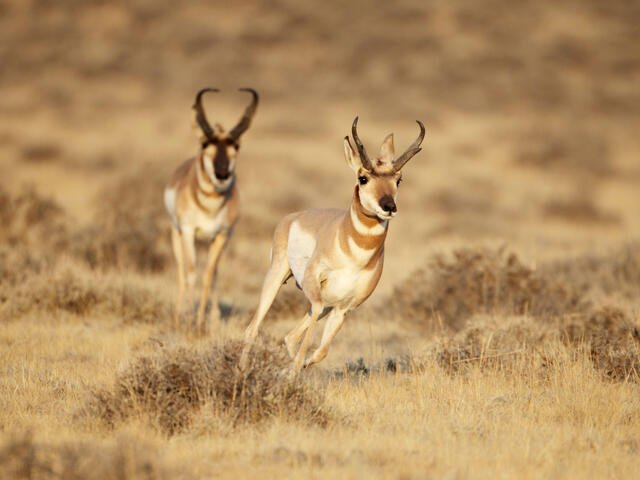
#> input picture Code_SVM_animals/animals/antelope/0b688923b0.jpg, 640 x 480 px; its folder holds 3 pictures in this run
$ python train_svm.py
#> lines starting #> are read from the running program, lines starting #| are printed output that depends on the picture
import os  # Thư viện này giúp tương tác với hệ điều hành, ví dụ như thao tác với tệp tin và thư mục
import cv2  # Thư viện OpenCV dùng để xử lý ảnh và video, giúp nhận diện và xử lý hình ảnh
import numpy as np  # Thư viện Numpy hỗ trợ tính toán số học với mảng và ma trận
from skimage.feature import hog  # HOG (Histogram of Oriented Gradients) là một phương pháp để trích xuất đặc trưng hình ảnh
from sklearn import svm  # Thư viện Scikit-learn cung cấp các công cụ học máy, ở đây sử dụng Support Vector Machine (SVM) để phân loại
from sklearn.model_selection import train_test_split  # Hàm này giúp chia dữ liệu thành tập huấn luyện và kiểm tra
from sklearn.metrics import accuracy_score, classification_report  # Các công cụ dùng để đánh giá mô hình học máy (độ chính xác và báo cáo phân loại)
import joblib  # Thư viện này dùng để lưu trữ mô hình học máy vào file (serialization) và tải lại (deserialization)
import time  # Thư viện hỗ trợ đo thời gian và các thao tác liên quan đến thời gian trong Python


# Hàm tiền xử lý ảnh (chuyển đổi kích thước)
def preprocess_image(image_path, size=(64, 128)):
    image = cv2.imread(image_path)
    if image is None:
        raise ValueError(f"Không thể mở ảnh: {image_path}")
    image = cv2.resize(image, size)  # Đổi kích thước ảnh về kích thước chuẩn
    return image

# Hàm trích xuất đặc trưng HOG từ ảnh
def extract_features_from_image(image_path):
    image = preprocess_image(image_path)
    gray = cv2.cvtColor(image, cv2.COLOR_BGR2GRAY)  # Chuyển ảnh sang ảnh xám
    fd, hog_image = hog(gray, orientations=9, pixels_per_cell=(8, 8), cells_per_block=(2, 2), visualize=True)
    return fd

# Hàm trích xuất đặc trưng từ tất cả ảnh trong thư mục
def extract_features_from_all_images(image_paths):
    features = []
    labels = []
    for image_path in image_paths:
        feature = extract_features_from_image(image_path)
        features.append(feature)
        label = image_path.split(os.path.sep)[-2]  # Giả sử tên thư mục là nhãn
        labels.append(label)
    return np.array(features), np.array(labels)

# Hàm huấn luyện mô hình SVM
def train_svm():
    # Danh sách đường dẫn đến các ảnh huấn luyện
    image_paths = []
    # Thêm đường dẫn tới các ảnh trong thư mục (cần chỉnh lại đường dẫn của bạn)
    for root, dirs, files in os.walk('animals'):
        for file in files:
            image_paths.append(os.path.join(root, file))
#> pass 2 of the loop in train_svm, `for root, dirs, files in os.walk('animals'):`:
#> pass 3 of the loop in train_svm, `for root, dirs, files in os.walk('animals'):`:

    features, labels = extract_features_from_all_images(image_paths)
#> in preprocess_image, image is the input picture: shape (480, 640, 3); mean B, G, R 97.6, 143.9, 179.5
#> in preprocess_image, `image = cv2.resize(image, size)`:
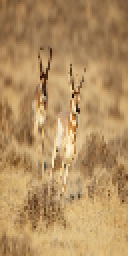
#> image: shape (128, 64, 3) (shown 2 times larger); mean B, G, R 97.5, 143.8, 179.4
#> in extract_features_from_image, `gray = cv2.cvtColor(image, cv2.COLOR_BGR2GRAY)`:
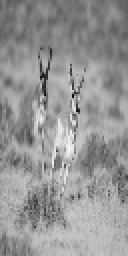
#> gray: shape (128, 64) (shown 2 times larger); min 11, max 245, mean 149.2
#> in extract_features_from_image, `fd, hog_image = hog(gray, orientations=9, pixels_per_cell=(8, 8), cell..`: fd = 3780 values, max 0.329 at index 809, min 0 at index 280, mean 0.148
#> in extract_features_from_all_images, `feature = extract_features_from_image(image_path)`: feature has the same summary as fd in extract_features_from_image
#> pass 2 of the loop in extract_features_from_all_images, `for image_path in image_paths:`:
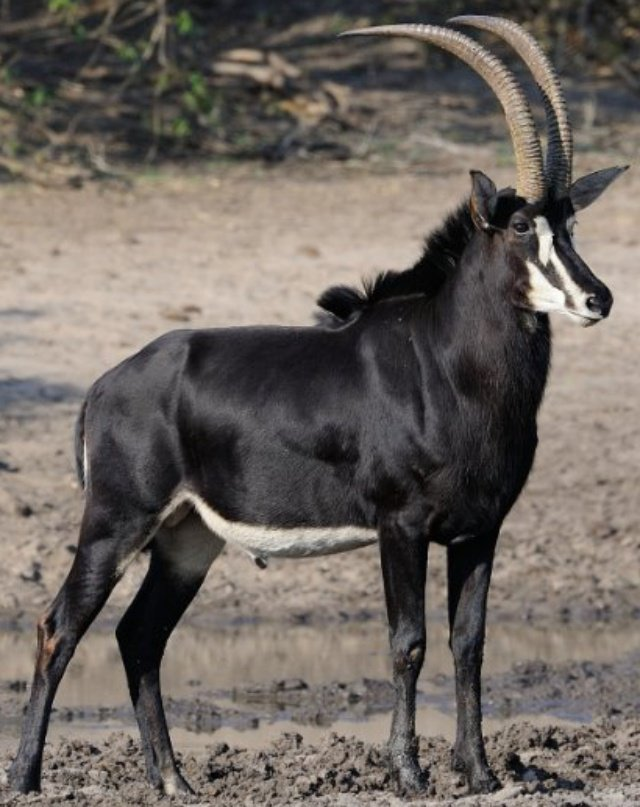
#> input picture Code_SVM_animals/animals/antelope/0fb2e9aa81.jpg, 640 x 807 px
#> in preprocess_image, image is the input picture: shape (807, 640, 3); mean B, G, R 95.9, 101.8, 109.1
#> in preprocess_image (call 2), `image = cv2.resize(image, size)`:
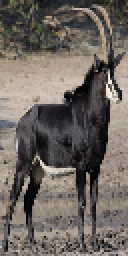
#> image: shape (128, 64, 3) (shown 2 times larger); mean B, G, R 96, 101.9, 109.2
#> in extract_features_from_image (call 2), `gray = cv2.cvtColor(image, cv2.COLOR_BGR2GRAY)`:
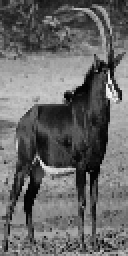
#> gray: shape (128, 64) (shown 2 times larger); min 1, max 250, mean 103.4
#> fd = 3780 values, max 0.4 at index 2232, min 0 at index 172, mean 0.141
#> feature has the same summary as fd in extract_features_from_image
#> pass 3 of the loop in extract_features_from_all_images, `for image_path in image_paths:`:
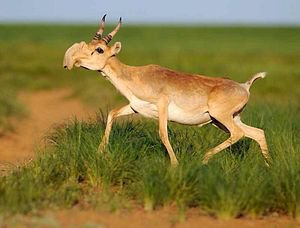
#> input picture Code_SVM_animals/animals/antelope/03d7fc0888.jpg, 300 x 228 px
#> in preprocess_image, image is the input picture: shape (228, 300, 3); mean B, G, R 63.7, 122, 134.9
#> in preprocess_image (call 3), `image = cv2.resize(image, size)`:
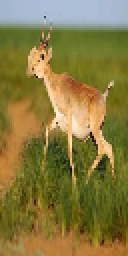
#> image: shape (128, 64, 3) (shown 2 times larger); mean B, G, R 63.7, 121.9, 134.9
#> in extract_features_from_image (call 3), `gray = cv2.cvtColor(image, cv2.COLOR_BGR2GRAY)`:
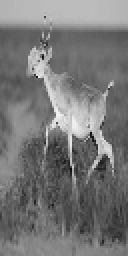
#> gray: shape (128, 64) (shown 2 times larger); min 9, max 242, mean 119.2
#> fd = 3780 values, max 0.703 at index 166, min 0 at index 3, mean 0.134
#> feature has the same summary as fd in extract_features_from_image
#> the loop made 4 passes; the first 3 are shown

    # Chia dữ liệu thành 80% huấn luyện và 20% kiểm tra
    X_train, X_test, y_train, y_test = train_test_split(features, labels, test_size=0.2, random_state=42)

    # Khởi tạo mô hình SVM
    model = svm.SVC(kernel='linear')

    # Bắt đầu tính thời gian huấn luyện
    start_time = time.time()

    # Huấn luyện mô hình SVM
    model.fit(X_train, y_train)

    # Thời gian huấn luyện
    training_time = time.time() - start_time
    print(f"Time taken for training: {training_time:.4f} seconds")

    # Dự đoán trên tập kiểm tra
    y_pred = model.predict(X_test)

    # In ra độ chính xác
    accuracy = accuracy_score(y_test, y_pred)
    print(f"Accuracy: {accuracy:.4f}")

    # In ra các chỉ số đánh giá tổng hợp (precision, recall, F1-score trung bình)
    report = classification_report(y_test, y_pred, output_dict=True)
    print(f"Precision (macro average): {report['macro avg']['precision']:.4f}")
    print(f"Recall (macro average): {report['macro avg']['recall']:.4f}")
    print(f"F1-score (macro average): {report['macro avg']['f1-score']:.4f}")

    # Lưu mô hình đã huấn luyện
    joblib.dump(model, 'svm_model.pkl')
    print("Model has been trained and saved as 'svm_model.pkl'")

if __name__ == "__main__":
    train_svm()
